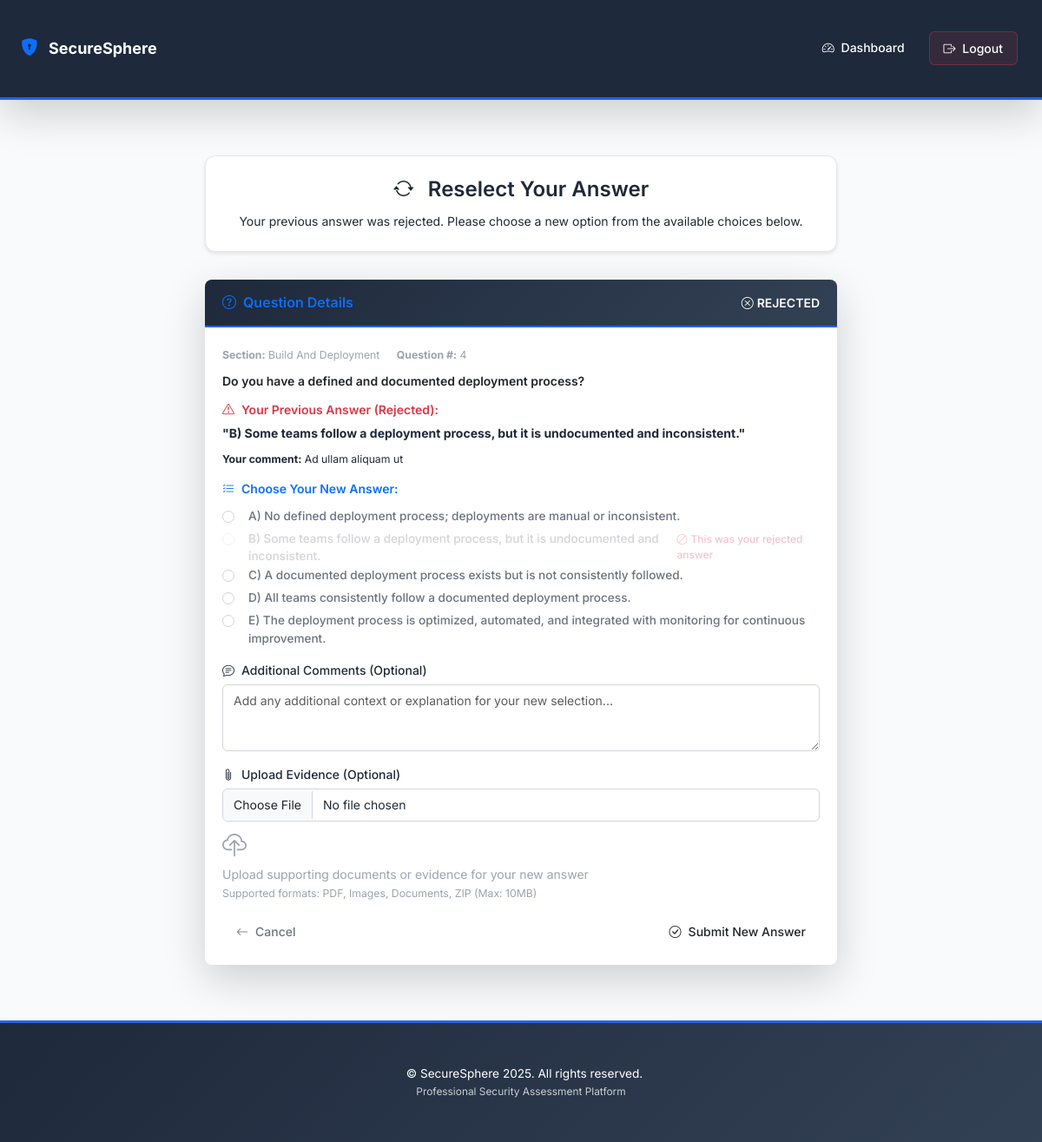
The app's page /reselect_question/52 (signed in) with its own data.
### app.py (models this page shows, shortened)
class QuestionnaireResponse(db.Model):
    __tablename__ = 'questionnaire_responses'
    id = db.Column(db.Integer, primary_key=True)
    user_id = db.Column(db.Integer, db.ForeignKey('users.id'), nullable=False)
    product_id = db.Column(db.Integer, db.ForeignKey('products.id'), nullable=False)
    section = db.Column(db.String(100), nullable=False)
    question = db.Column(db.Text, nullable=False)
    question_index = db.Column(db.Integer)  # For ordering
    answer = db.Column(db.String(500))
    client_comment = db.Column(db.Text)
    evidence_path = db.Column(db.String(500))
    score = db.Column(db.Integer, default=0)
    max_score = db.Column(db.Integer, default=0)
    is_reviewed = db.Column(db.Boolean, default=False)
    is_approved = db.Column(db.Boolean, default=False)  # Final approval status for the question
    needs_client_response = db.Column(db.Boolean, default=False)
    review_status = db.Column(db.String(20), default='pending')  # pending, approved, needs_revision, rejected
    created_at = db.Column(db.DateTime, default=lambda: datetime.now(timezone.utc))
    updated_at = db.Column(db.DateTime, default=lambda: datetime.now(timezone.utc), onupdate=lambda: datetime.now(timezone.utc))
    lead_comments = db.relationship('LeadComment', backref='response', lazy=True, cascade='all, delete-orphan')
    __table_args__ = (
        db.Index('idx_user_product', 'user_id', 'product_id'),
        db.Index('idx_section', 'section'),
        db.Index('idx_needs_response', 'needs_client_response'),
    )

### app.py (the view, shortened to what this page needs)
@app.route('/reselect_question/<int:response_id>', methods=['GET', 'POST'])
@login_required('client')
def reselect_question(response_id):
    response = QuestionnaireResponse.query.get_or_404(response_id)
    if response.user_id != session['user_id'] or response.review_status != 'rejected':
        flash('Question not available for reselection.')
        return redirect(url_for('dashboard'))
    questions = QUESTIONNAIRE.get(response.section, [])
    question_data = None
    for q in questions:
        if q['question'] == response.question:
            question_data = q
            break
    if not question_data:
        flash('Question data not found.')
        return redirect(url_for('dashboard'))
    return render_template('reselect_question.html',
                           response=response,
                           question_data=question_data)

### app.py (called while the page is built)
@app.template_filter('question_number')
def question_number_filter(question_text):
    return get_question_number_from_csv(question_text)

def get_question_number_from_csv(question):
    try:
        with open('devweb.csv', encoding='utf-8') as f:
            reader = csv.DictReader(f)
            question_number = 0
            for row in reader:
                q = row['Questions'].strip()
                if q:  # Only count rows that have actual questions
                    question_number += 1
                    if q == question:
                        return question_number
    except FileNotFoundError:
        print("CSV file not found, using default numbering")
    return None

def login_required(role=None):
    def decorator(f):
        @wraps(f)
        def decorated_function(*args, **kwargs):
            if 'user_id' not in session:
                return redirect(url_for('login'))
            if role and session.get('role') != role:
                flash('Access denied!')
                return redirect(url_for('dashboard'))
            return f(*args, **kwargs)
        return decorated_function
    return decorator

### templates/reselect_question.html (shortened to what this page needs)
{% extends "base.html" %}
{% block content %}
<div class="container-fluid px-4 py-3">
    <div class="row justify-content-center mb-4">
        <div class="col-lg-8">
            <div class="question-card p-4 text-center">
                <h2 class="mb-3">
                    <i class="bi bi-arrow-repeat me-3"></i>Reselect Your Answer
                </h2>
                <p class="mb-0 opacity-90">
                    Your previous answer was rejected. Please choose a new option from the available choices below.
                </p>
            </div>
        </div>
    </div>
    <div class="row justify-content-center">
        <div class="col-lg-8">
            <div class="card shadow-lg border-0">
                <div class="card-header bg-light">
                    <div class="d-flex justify-content-between align-items-center">
                        <h5 class="mb-0 text-primary">
                            <i class="bi bi-question-circle me-2"></i>Question Details
                        </h5>
                        <span class="rejected-badge">
                            <i class="bi bi-x-circle me-1"></i>REJECTED
                        </span>
                    </div>
                </div>
                <div class="card-body">
                    <div class="mb-3">
                        <small class="text-muted">
                            <strong>Section:</strong> {{ response.section.replace('_', ' ').title() }}
                            {% if response.question | question_number %}
                            <span class="ms-3"><strong>Question #:</strong> {{ response.question | question_number }}</span>
                            {% endif %}
                        </small>
                    </div>
                    <div class="mb-4">
                        <h6 class="text-dark mb-3">{{ response.question }}</h6>
                    </div>
                    <div class="current-answer mb-4">
                        <h6 class="text-danger mb-2">
                            <i class="bi bi-exclamation-triangle me-2"></i>Your Previous Answer (Rejected):
                        </h6>
                        <p class="mb-0 fw-bold">"{{ response.answer }}"</p>
                        {% if response.client_comment %}
                        <p class="mt-2 mb-0"><small><strong>Your comment:</strong> {{ response.client_comment }}</small></p>
                        {% endif %}
                    </div>
                    <form method="post" enctype="multipart/form-data" id="reselectionForm">
                        <h6 class="text-primary mb-3">
                            <i class="bi bi-list-check me-2"></i>Choose Your New Answer:
                        </h6>
                        <div class="mb-4">
                            {% for option in question_data.options %}
                            <div class="option-card {% if option == response.answer %}disabled-option{% endif %}"
                                 {% if option != response.answer %}onclick="selectOption('{{ option }}')"{% endif %}>
                                <div class="form-check d-flex align-items-start">
                                    <input class="form-check-input mt-1" type="radio" name="answer"
                                           id="option_{{ loop.index }}" value="{{ option }}"
                                           {% if option == response.answer %}disabled{% endif %}>
                                    <label class="form-check-label flex-grow-1 ms-2" for="option_{{ loop.index }}">
                                        <div class="d-flex justify-content-between align-items-center">
                                            <div class="option-label">{{ option }}</div>
                                            {% if option == response.answer %}
                                            <small class="text-danger ms-2">
                                                <i class="bi bi-ban me-1"></i>This was your rejected answer
                                            </small>
                                            {% endif %}
                                        </div>
                                    </label>
                                </div>
                            </div>
                            {% endfor %}
                        </div>
                        <div class="mb-4">
                            <label for="comment" class="form-label">
                                <i class="bi bi-chat-text me-2"></i>Additional Comments (Optional)
                            </label>
                            <textarea class="form-control" id="comment" name="comment" rows="3"
                                      placeholder="Add any additional context or explanation for your new selection..."></textarea>
                        </div>
                        <div class="mb-4">
                            <label for="evidence_file" class="form-label">
                                <i class="bi bi-paperclip me-2"></i>Upload Evidence (Optional)
                            </label>
                            <div class="file-upload-area">
                                <input type="file" class="form-control" id="evidence_file" name="evidence_file"
                                       accept=".pdf,.jpg,.jpeg,.png,.doc,.docx,.txt,.zip">
                                <div class="mt-2">
                                    <i class="bi bi-cloud-upload fs-3 text-muted mb-2"></i>
                                    <p class="text-muted mb-0">Upload supporting documents or evidence for your new answer</p>
                                    <small class="text-muted">Supported formats: PDF, Images, Documents, ZIP (Max: 10MB)</small>
                                </div>
                            </div>
                        </div>
                        <div class="d-flex justify-content-between align-items-center">
                            <a href="{{ url_for('dashboard') }}" class="btn btn-outline-secondary">
                                <i class="bi bi-arrow-left me-2"></i>Cancel
                            </a>
                            <button type="submit" class="btn submit-btn">
                                <i class="bi bi-check-circle me-2"></i>Submit New Answer
                            </button>
                        </div>
                    </form>
                </div>
            </div>
        </div>
    </div>
</div>
{% endblock %}

### templates/base.html (style rules this page uses)
h2, .h2 { font-size: 1.5rem; }
h5, .h5 { font-size: 1rem; }
h6, .h6 { font-size: 0.875rem; }
.mb-4 { margin-bottom: 1rem !important; }
.mb-3 { margin-bottom: 0.75rem !important; }
.mb-2 { margin-bottom: 0.5rem !important; }

### records on screen
QuestionnaireResponse: section.replace "Build And Deployment", question|question_number "4", question "Do you have a defined and documented deployment process?", answer "B) Some teams follow a deployment process, but it is undocumented and inconsistent.", client_comment "Ad ullam aliquam ut", answer "☐ A) No defined deployment proce" "☐ B) Some teams follow a deploym" "☐ C) A documented deployment pro" "☐ D) All teams consistently foll" "☐ E) The deployment process is o"

### other values on screen
{{ option }} "A) No defined deployment process; deployments are manual or inconsistent." "B) Some teams follow a deployment process, but it is undocumented and inconsistent." "C) A documented deployment process exists but is not consistently followed." "D) All teams consistently follow a documented deployment process." "E) The deployment process is optimized, automated, and integrated with monitoring for continuous improvement."
{{ config.get('APP_NAME', 'SecureSphere') }} "SecureSphere"
